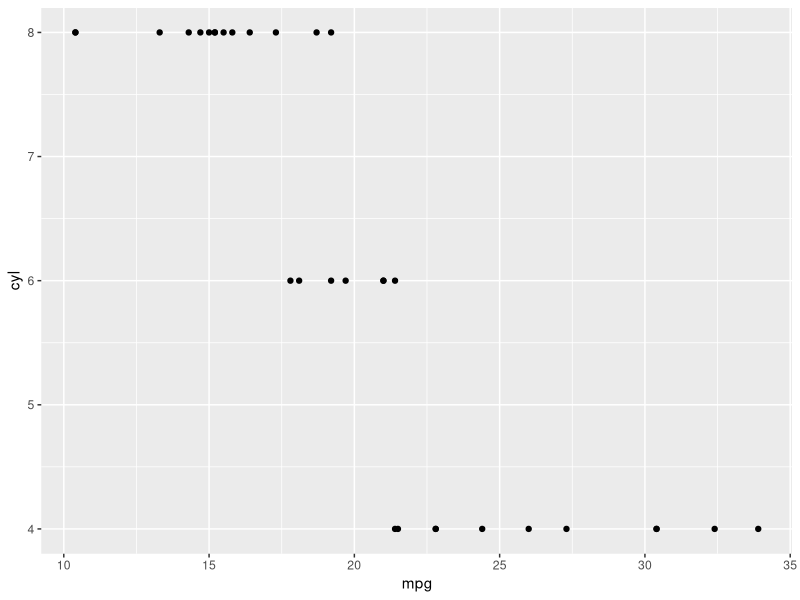
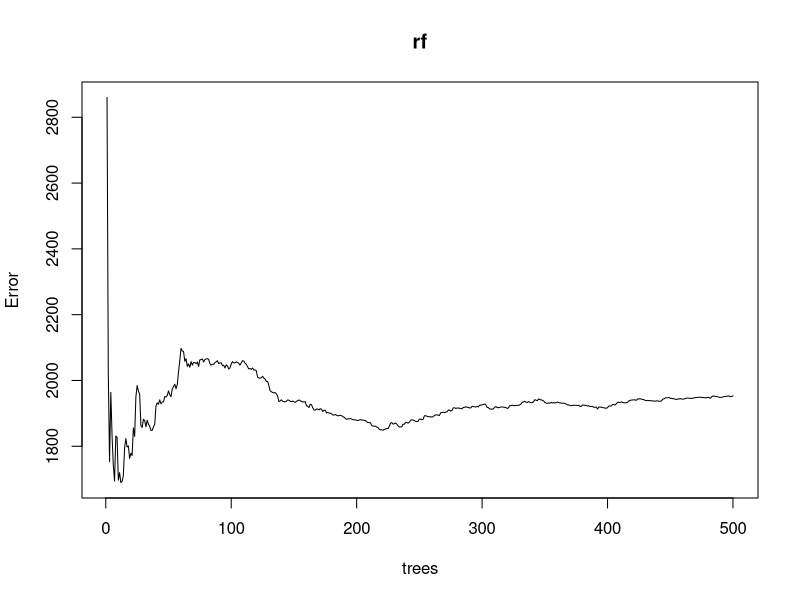
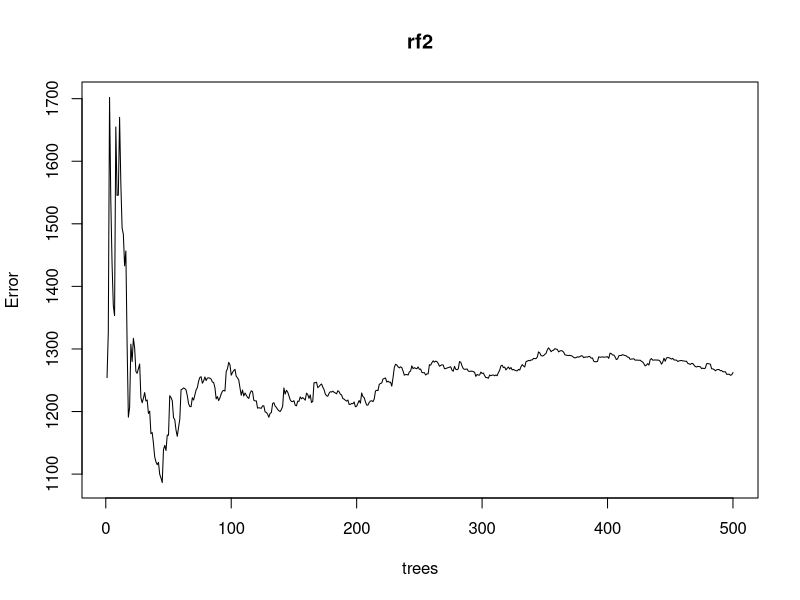

Write R code to recreate these figures, in order.
library(ggplot2)
library(randomForest)

data(mtcars)

ggplot(data = mtcars) +
    geom_point(aes(y = cyl, x = mpg))

rf <- randomForest(hp ~ mpg, data = mtcars)

plot(rf)

rf2 <- randomForest(hp ~ mpg + am + cyl, data = mtcars)

plot(rf2)
